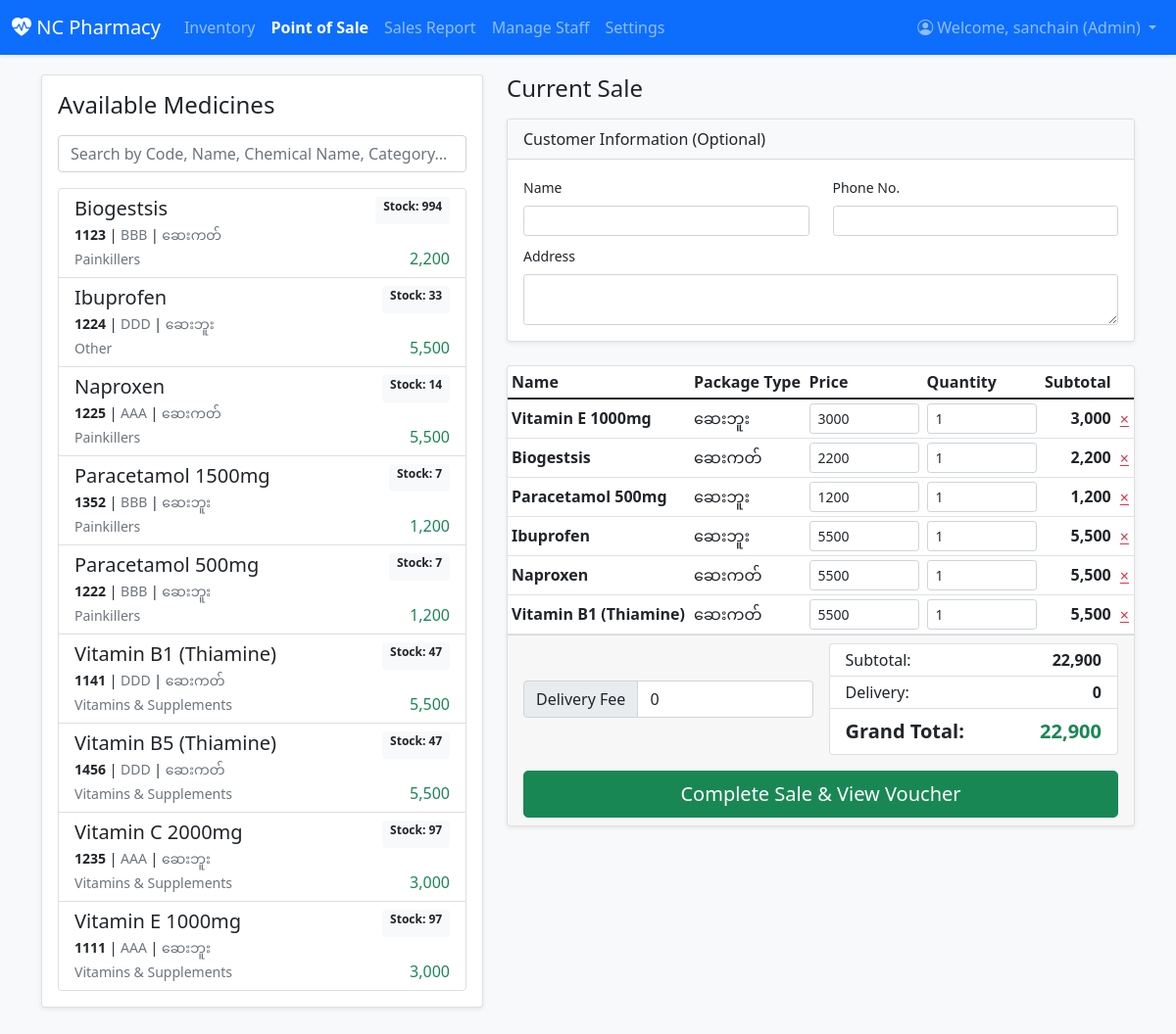
The page /pos/?sale_id=2 (signed in) on the database its author committed.
### inventory/models.py (models this page shows, shortened)
class Profile(models.Model):
    user = models.OneToOneField(User, on_delete=models.CASCADE)
    ROLE_CHOICES = (
        ('admin', 'Admin'),
        ('staff', 'Staff'),
    )
    role = models.CharField(max_length=10, choices=ROLE_CHOICES, blank=True)
    permissions = models.ManyToManyField(Permission, blank=True)

class Medicine(models.Model):
    CATEGORY_CHOICES = [
        ('Tablet', 'Tablet'),
        ('Syrup', 'Syrup'),
        ('Injection', 'Injection'),
        ('Cream', 'Cream'),
        ('Instrument', 'Instrument'),
        ('Other', 'Other'),
    ]
    code = models.CharField(max_length=50, blank=True, verbose_name="Code")
    name = models.CharField(max_length=100, verbose_name="Name")
    brand_name = models.CharField(max_length=100, blank=True, verbose_name="Chemical Name")
    category = models.CharField(max_length=50, choices=CATEGORY_CHOICES, default='Other', verbose_name="Category")
    unit_per_package = models.PositiveIntegerField(default=1, verbose_name="Units/Pkg")
    package_type = models.CharField(max_length=50, blank=True, verbose_name="Package Type")
    quantity = models.PositiveIntegerField(default=0, verbose_name="Stock Quantity")
    purchase_price = models.IntegerField(default=0, verbose_name="Buy Price")
    selling_price = models.IntegerField(default=0, verbose_name="Sell Price")
    purchase_date = models.DateField(null=True, blank=True, verbose_name="Buy Date")
    expiry_date = models.DateField(verbose_name="Expire Date")
    added_date = models.DateTimeField(auto_now_add=True)
    description = models.TextField(blank=True)
    dosage_form = models.CharField(max_length=100, blank=True)
    supplier_name = models.CharField(max_length=100, blank=True)
    storage_info = models.TextField(blank=True)
    location = models.CharField(max_length=100, blank=True)
    is_active = models.BooleanField(default=True, verbose_name="Is Active")
    class Meta:
        ordering = ['name']

### inventory/views.py (the view, shortened to what this page needs)
# urls.py: path('pos/', pos_view, name='pos'),
@login_required(login_url='/login/')
def pos_view(request):
    if not user_has_permission(request.user, 'add_sale'):
        messages.error(request, "You do not have permission to access the Point of Sale.")
        return redirect('dashboard')
    medicines = Medicine.objects.filter(quantity__gt=0, is_active=True)
    sale_to_modify = None
    sale_id = request.GET.get('sale_id')
    if sale_id and user_has_permission(request.user, 'change_sale'):
        try:
            sale_to_modify = Sale.objects.get(pk=sale_id)
        except Sale.DoesNotExist:
            pass
    return render(request, 'inventory/pos.html', {'medicines': medicines, 'sale_to_modify': sale_to_modify})

### inventory/views.py (called while the page is built)
def is_admin(user):
    return user.is_authenticated and hasattr(user, 'profile') and user.profile.role == 'admin'

def user_has_permission(user, perm_codename):
    if not user.is_authenticated or not hasattr(user, 'profile'):
        return False
    if is_admin(user):
        return True
    return user.profile.permissions.filter(codename=perm_codename).exists()

### inventory/templates/inventory/pos.html (shortened to what this page needs)
{% extends 'inventory/base.html' %}
{% load humanize %}
{% block content %}
<div class="row g-4">
    <div class="col-lg-5">
        <div class="card shadow-sm h-100">
            <div class="card-body d-flex flex-column">
                <h2 class="h4 mb-3">Available Medicines</h2>
                <input type="text" id="searchInput" class="form-control mb-3" placeholder="Search by Code, Name, Chemical Name, Category...">
                <div id="medicine-list" class="list-group custom-scrollbar" style="overflow-y: auto; max-height: 75vh;">
                    {% for medicine in medicines %}
                    <a href="#" class="list-group-item list-group-item-action medicine-item"
                       data-id="{{ medicine.pk }}"
                       data-code="{{ medicine.code }}"
                       data-name="{{ medicine.name }}"
                       data-brand="{{ medicine.brand_name }}"
                       data-category="{{ medicine.get_category_display }}"
                       data-price="{{ medicine.selling_price }}"
                       data-stock="{{ medicine.quantity }}"
                       data-package-type="{{ medicine.package_type }}">
                        <div class="d-flex w-100 justify-content-between">
                            <h5 class="mb-1 search-name">{{ medicine.name }}</h5>
                            <span class="badge bg-light text-dark">Stock: {{ medicine.quantity }}</span>
                        </div>
                        <p class="mb-1 small">
                            <span class="fw-bold search-code">{{ medicine.code }}</span> |
                            <span class="text-muted search-brand">{{ medicine.brand_name }}</span> |
                            <span class="text-muted search-package">{{ medicine.package_type }}</span>
                        </p>
                        <div class="d-flex justify-content-between align-items-center">
                            <small class="text-muted search-category">{{ medicine.get_category_display }}</small>
                            <p class="mb-0 h6 text-success"> {{ medicine.selling_price|floatformat:0|intcomma }}</p>
                        </div>
                    </a>
                    {% empty %}
                    <p class="text-center text-muted mt-3">No medicines in stock.</p>
                    {% endfor %}
                </div>
            </div>
        </div>
    </div>
    <div class="col-lg-7">
        <h2 class="h4 mb-3">Current Sale</h2>
        <div class="card shadow-sm mb-4">
            <div class="card-header bg-light">
                Customer Information (Optional)
            </div>
            <div class="card-body">
                <div class="row">
                    <div class="col-md-6 mb-2">
                        <label for="customer-name" class="form-label small">Name</label>
                        <input type="text" id="customer-name" class="form-control form-control-sm">
                    </div>
                    <div class="col-md-6 mb-2">
                        <label for="customer-phone" class="form-label small">Phone No.</label>
                        <input type="text" id="customer-phone" class="form-control form-control-sm">
                    </div>
                    <div class="col-12">
                         <label for="customer-address" class="form-label small">Address</label>
                         <textarea id="customer-address" class="form-control form-control-sm" rows="2"></textarea>
                    </div>
                </div>
            </div>
        </div>
        <div class="card shadow-sm">
            <div class="card-body p-0" style="max-height: 35vh; overflow-y: auto;">
                <div class="table-responsive">
                    <table class="table table-sm mb-0">
                        <thead>
                            <tr>
                                <th>Name</th>
                                <th>Package Type</th>
                                <th style="width: 120px;">Price</th>
                                <th style="width: 120px;">Quantity</th>
                                <th class="text-end">Subtotal</th>
                                <th></th>
                            </tr>
                        </thead>
                        <tbody id="cart-items">
                        </tbody>
                    </table>
                </div>
            </div>
            <div class="card-footer">
                <div class="row align-items-center g-3">
                    <div class="col-lg-6">
                        <div class="input-group">
                            <span class="input-group-text">Delivery Fee</span>
                            <input type="number" id="delivery-fee" class="form-control" value="0" min="0">
                        </div>
                    </div>
                    <div class="col-lg-6">
                        <ul class="list-group">
                            <li class="list-group-item d-flex justify-content-between py-1">
                                <span>Subtotal:</span>
                                <strong> <span id="cart-subtotal">0</span></strong>
                            </li>
                            <li class="list-group-item d-flex justify-content-between py-1">
                                <span>Delivery:</span>
                                <strong> <span id="delivery-total">0</span></strong>
                            </li>
                            <li class="list-group-item d-flex justify-content-between bg-white fs-5 py-2">
                                <span class="fw-bold">Grand Total:</span>
                                <span class="text-success fw-bold"> <span id="grand-total">0</span></span>
                            </li>
                        </ul>
                    </div>
                </div>
                <div class="d-grid gap-2 mt-3">
                     <button id="checkout-btn" class="btn btn-success btn-lg" disabled>Complete Sale & View Voucher</button>
                </div>
            </div>
        </div>
    </div>
</div>
{% endblock %}

### inventory/templates/inventory/base.html (shortened to what this page needs)
{% load static %}
<!DOCTYPE html>
<html lang="en">
<head>
    <link href="https://cdn.jsdelivr.net/npm/bootstrap@5.1.3/dist/css/bootstrap.min.css" rel="stylesheet">
    <link rel="stylesheet" href="https://cdn.jsdelivr.net/npm/bootstrap-icons@1.8.1/font/bootstrap-icons.css">
</head>
<body>
    <nav class="navbar navbar-expand-lg navbar-dark bg-primary shadow-sm">
        <div class="container-fluid">
            <a class="navbar-brand" href="{% if user.is_authenticated %}{% url 'dashboard' %}{% else %}{% url 'login' %}{% endif %}">
                <i class="bi bi-heart-pulse-fill"></i> NC Pharmacy
            </a>
            {% if user.is_authenticated %}
            <div class="collapse navbar-collapse" id="navbarNav">
                <ul class="navbar-nav me-auto mb-2 mb-lg-0">
                    <li class="nav-item"><a class="nav-link {% if request.resolver_match.url_name == 'medicine_list' %}active{% endif %}" href="{% url 'medicine_list' %}">Inventory</a></li>
                    <li class="nav-item"><a class="nav-link {% if request.resolver_match.url_name == 'pos' %}active{% endif %}" href="{% url 'pos' %}">Point of Sale</a></li>
                    <li class="nav-item"><a class="nav-link {% if request.resolver_match.url_name == 'sales_report' %}active{% endif %}" href="{% url 'sales_report' %}">Sales Report</a></li>
                    {% if user.profile.role == 'admin' %}
                    <li class="nav-item"><a class="nav-link {% if request.resolver_match.url_name == 'manage_staff' %}active{% endif %}" href="{% url 'manage_staff' %}">Manage Staff</a></li>
                    <li class="nav-item"><a class="nav-link {% if request.resolver_match.url_name == 'settings' %}active{% endif %}" href="{% url 'settings' %}">Settings</a></li>
                    {% endif %}
                </ul>
                <ul class="navbar-nav ms-auto">
                    <li class="nav-item dropdown">
                        <a class="nav-link dropdown-toggle" href="#" id="navbarDropdown" role="button" data-bs-toggle="dropdown" aria-expanded="false">
                           <i class="bi bi-person-circle"></i> Welcome, {{ user.username }} ({{ user.profile.get_role_display }})
                        </a>
                    </li>
                </ul>
            </div>
            {% endif %}
        </div>
    </nav>
    <div class="container content-wrapper">
        {% block content %}{% endblock %}
    </div>
</body>
</html>

### inventory/templates/inventory/base.html (style rules this page uses)
body { background-color: #f8f9fa; }
.content-wrapper { padding-top: 20px; padding-bottom: 40px; }
.navbar .nav-link.active { font-weight: bold; color: #fff; }

### rows shown on the page
Medicine: name "Biogestsis", quantity "994", code "1123", brand_name "BBB", package_type "ဆေးကတ်", category "Painkillers", selling_price "2,200"
Medicine: name "Ibuprofen", quantity "33", code "1224", brand_name "DDD", package_type "ဆေးဘူး", category "Other", selling_price "5,500"
Medicine: name "Naproxen", quantity "14", code "1225", brand_name "AAA", package_type "ဆေးကတ်", category "Painkillers", selling_price "5,500"
Medicine: name "Paracetamol 1500mg", quantity "7", code "1352", brand_name "BBB", package_type "ဆေးဘူး", category "Painkillers", selling_price "1,200"
Medicine: name "Paracetamol 500mg", quantity "7", code "1222", brand_name "BBB", package_type "ဆေးဘူး", category "Painkillers", selling_price "1,200"
Medicine: name "Vitamin B1 (Thiamine)", quantity "47", code "1141", brand_name "DDD", package_type "ဆေးကတ်", category "Vitamins & Supplements", selling_price "5,500"
Medicine: name "Vitamin B5 (Thiamine)", quantity "47", code "1456", brand_name "DDD", package_type "ဆေးကတ်", category "Vitamins & Supplements", selling_price "5,500"
Medicine: name "Vitamin C 2000mg", quantity "97", code "1235", brand_name "AAA", package_type "ဆေးဘူး", category "Vitamins & Supplements", selling_price "3,000"
Medicine: name "Vitamin E 1000mg", quantity "97", code "1111", brand_name "AAA", package_type "ဆေးဘူး", category "Vitamins & Supplements", selling_price "3,000"

### other values the page prints
{{ user.username }} "sanchain"
{{ user.profile.get_role_display }} "Admin"
